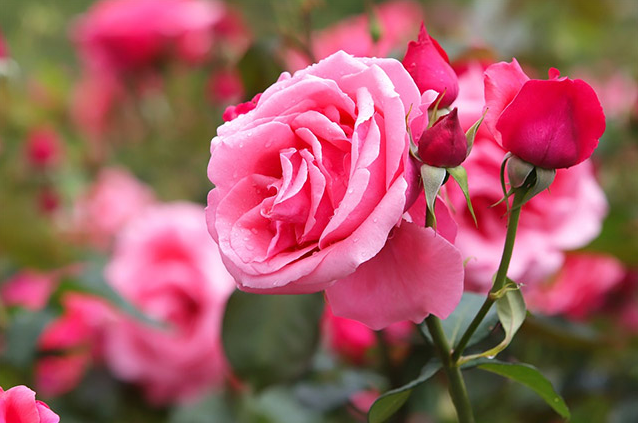
#> input picture comVision/images/rose.png, 638 x 423 px
$ python sharpening2.py
#> lines starting #> are read from the running program, lines starting #| are printed output that depends on the picture
import sys, cv2, numpy as np

src = cv2.imread('./images/rose.png')
#> src is the input picture: shape (423, 638, 3); mean B, G, R 98, 92.3, 162

if src is None:
    print('not load')
    sys.exit()

ycrcb = cv2.cvtColor(src, cv2.COLOR_BGR2YCrCb)
#> ycrcb: shape (423, 638, 3); mean of channels 0, 1, 2 113.8, 162.4, 119.1

# split을 이용하지 않고  y채널 가져오기
# float32로 conversion을 하는이유 : 중간과정에서 미세한 계산치가 사라지지 않도록 하기 위함
# 내부 연산을 한 후에 최종격과를 확인할 떄 unit8로 형변환 하는것이 좋다.
src_y = ycrcb[:,:,0].astype(np.float32)
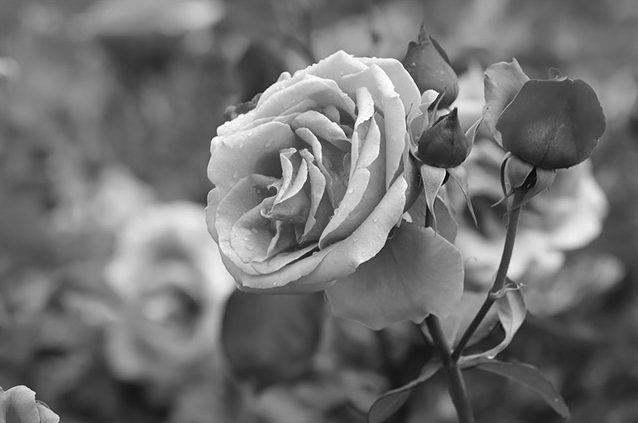
#> src_y: shape (423, 638) float32; min 0, max 255, mean 113.8

blur = cv2.GaussianBlur(src_y, (0,0), 5.0)
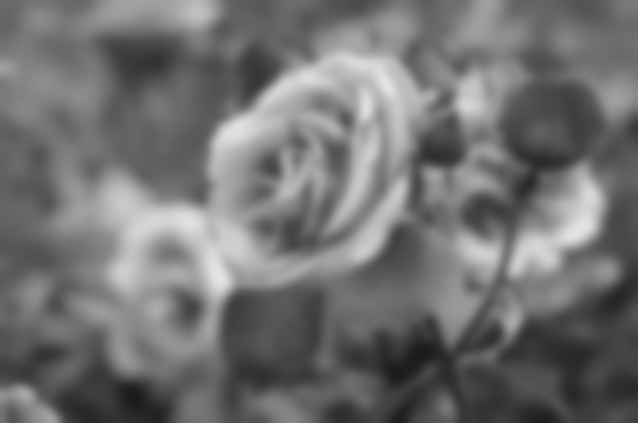
#> blur: shape (423, 638) float32; min 26.18, max 229.3, mean 113.8
ycrcb[:, :, 0] = np.clip(2.*src_y - blur, 0, 255).astype(np.uint8)
#> ycrcb: shape (423, 638, 3); mean of channels 0, 1, 2 113.1, 162.4, 119.1

dst = cv2.cvtColor(ycrcb, cv2.COLOR_YCrCb2BGR)
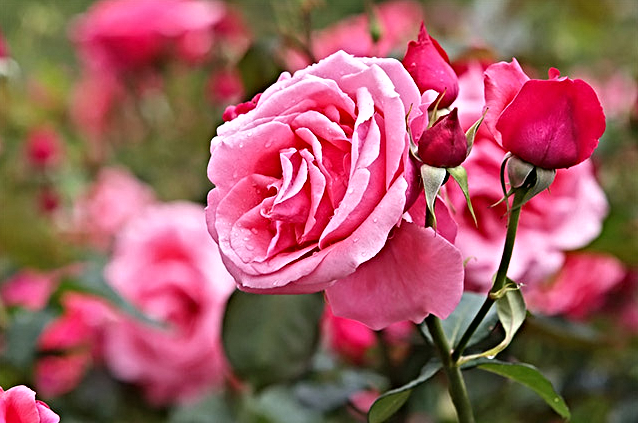
#> dst: shape (423, 638, 3); mean B, G, R 97.4, 92.4, 159.9

cv2.imshow('src', src)
cv2.imshow('dst', dst)
cv2.waitKey()
cv2.destroyAllWindows()

$ run again, with comVision/images/bd1.png copied over comVision/images/rose.png
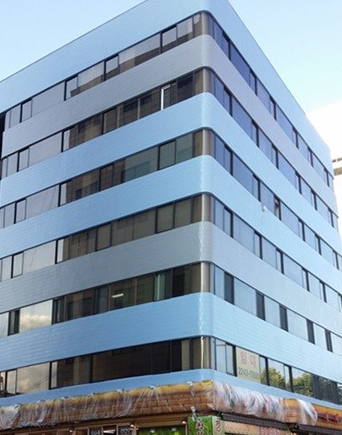
#> input picture comVision/images/bd1.png, 342 x 435 px
#> src is the input picture: shape (435, 342, 3); mean B, G, R 171.2, 153.2, 134.6
#> `blur = cv2.GaussianBlur(src_y, (0,0), 5.0)`:
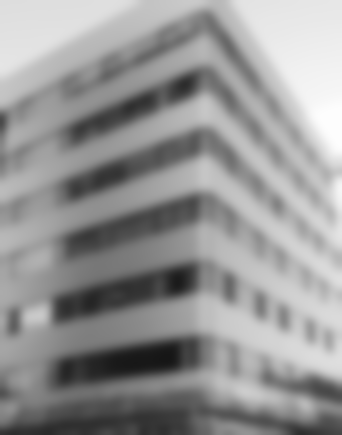
#> blur: shape (435, 342) float32; min 22.11, max 254, mean 149.7
#> `dst = cv2.cvtColor(ycrcb, cv2.COLOR_YCrCb2BGR)`:
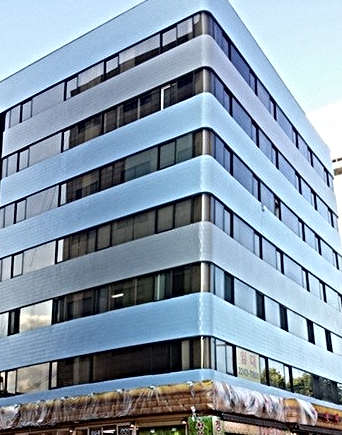
#> dst: shape (435, 342, 3); mean B, G, R 171.3, 153.9, 135.8
